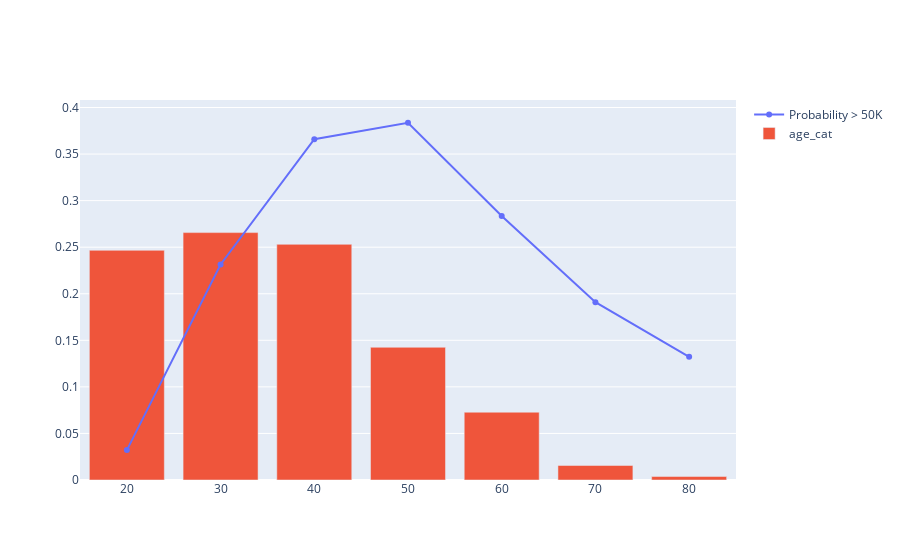

Notebook code for this chart:
### Code cell
plot_prob_histogram (age_cat_prob_over_50k_df, cat_col='age_cat', binary_target_col='prob_above_50k', sort=False)

### Figure 1 — Plotly figure (JSON) as saved in the notebook; plotly's stock layout.template omitted (floating-point values rounded to 4 significant figures)
{"data": [{"name": "Probability > 50K", "type": "scatter", "x": [20, 30, 40, 50, 60, 70, 80], "y": [0.03213, 0.2314, 0.366, 0.3836, 0.2835, 0.1909, 0.1322]}, {"name": "age_cat", "type": "bar", "x": [20, 30, 40, 50, 60, 70, 80], "y": [0.2467, 0.2657, 0.2531, 0.1425, 0.07279, 0.0156, 0.003716]}], "layout": {"autosize": true, "xaxis": {"autorange": true, "range": [15, 85], "type": "linear"}, "yaxis": {"autorange": true, "range": [0, 0.4129], "type": "linear"}}}
